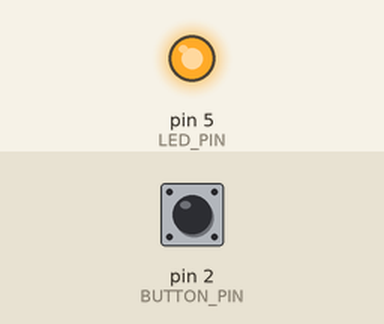
This sketch was run on a simulated Arduino Uno, built with avr-gcc and run on an emulated ATmega328P. Shown: output pins drawn as LEDs (lit = HIGH). Inputs (shaded band) come from the test bench; at power-on: pin 2 (BUTTON_PIN) HIGH. EEPROM starts erased; no radio packets arrive unless stated; what the sketch prints to the serial monitor is not drawn.

Above: at 0.1 s.
At 1.4 s:
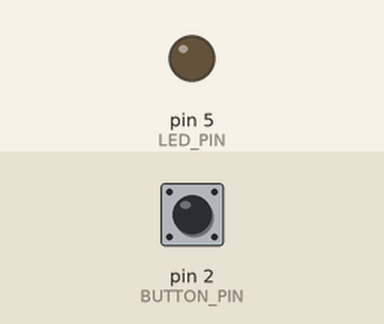
Timing chart, 0 to 2.9 s (numbered marks = the images above):
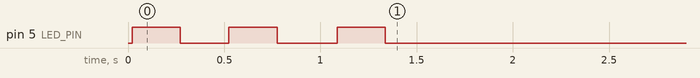

The sketch:

Node.ino
```cpp
/*
 * NODE_TYPE_ADDR = 0
 * NODE_ID_ADDR = 1
 */
#include <SPI.h>
#include <LoRa.h>
#include <Timer.h>
#include "ACS712.h"
#include <math.h>
#include <EEPROM.h>

#define SSR_PIN     4
#define BUTTON_PIN  2
#define LED_PIN     5
#define NODE_TYPE_ADDR 0
#define NODE_ID_ADDR 1
#define NODE_TYPE 0       /*0 :智慧插座*/ /* 4個modes * 64種types*/
int NODE_ID=-1;        /*預設255個裝置|兩層保護*/
bool NODE_status=true;  /*預設為開*/
volatile bool BUTTON_flag;  // 目前狀態

/*Sersor/Timer------------------------------------------------------------*/
#define CURRENT_PIN A0
#define VOLTAGE_PIN A1
#define SENSOR_RATE 60000  /*1 minutes*/
#define SENSOR_MIN 10     /*send data every time slat*/
ACS712 SENSOR_CURRENT(ACS712_20A, CURRENT_PIN);   /*電流感測器輸出腳位為 A0*/
Timer   SENSOR_TIMER;       /*每 1 min sensor一次 | 每 10min 傳一次*/
long int SENSOR_count;  /*sensor 次數*/
double  SENSOR_power;   /*Watt 總計*/
/*------------------------------------------------------------*/

/*LoRa------------------------------------------------------------*/
#define LORA_SS_PIN    10
#define LORA_RESET_PIN  9
#define LORA_RESET_PIN  8
#define LORA_DIO0_PIN   7
#define LORA_F         920E6
#define LORA_SF        12
#define LORA_BW        125
#define LORA_SW        0x12

int LS_NodeInt = 0;
int LS_NodeRem =0;

int LR_NodeType = 0;
int LR_NodeID = 0;
int LR_NodeStatus = 0;
/*------------------------------------------------------------*/

void setup() {
    Serial.begin(9600);
    while (!Serial);

    LoRa_Setup();
    BUTTON_Setup();
    pinMode(SSR_PIN,OUTPUT);
    digitalWrite(SSR_PIN, LOW);  /*預設為關閉*/
    pinMode(LED_PIN,OUTPUT);
    digitalWrite(LED_PIN, LOW);  /*預設為關閉*/

    SENSOR_CURRENT.calibrate(); /*Ensure that no current flows through the sensor at this moment*/

    SENSOR_TIMER.every(SENSOR_RATE,SNESOR_Data);
    ID_Reset();
    Serial.println("Setup Done!");
}

void loop() {


}

/*
 * get the average data each minute, then send the average data each ten minutes
 */
void SNESOR_Data(){
  static int sensor_time=0;
  static double sensor_power=0;
  sensor_time++;
  sensor_power+=SENSOR_power/SENSOR_count;
  if(sensor_time==SENSOR_MIN){
    LS_NodeInt=sensor_power/sensor_time;
    LS_NodeRem=(sensor_power/sensor_time-LS_NodeInt)*100; /*取小數點後兩位*/
    LoRa_Send(0); /*0: send sensor data*/
    sensor_time=0;
    sensor_power=0;}
}

int GET_Voltage(){
    int sensor_Value = analogRead(VOLTAGE_PIN);
    int output_Value = map(sensor_Value, 0, 1023, 0, 255);
    return output_Value;
}
```

Button.ino
```cpp
/*
 * Button_setup()
 * ID_RESET()
 * Button_ISR()
 * Button_Press(
 */

void BUTTON_Setup(){
    attachInterrupt(0,Button_ISR,FALLING); // 0_Pin2, 下緣觸發
    pinMode(BUTTON_PIN,INPUT_PULLUP);
    BUTTON_flag=false;
}

void ID_Reset(){  /* ID清為-1，向Gateway重要新的ID 和 Gateway's MAC*/
    LED_Blink();
    switch(NODE_ID){
        case -1:{
            Serial.println("ID = -1 | Thanks for using Smaer-Keeper for the first time!");
            break;}
        case 0:{  /*正常不會出現*/
            Serial.println("ID = 0 | ERROR : invalid ID\nPlease request Gateway for a valid ID!");
            break;}
        default:{
            Serial.println(String("ID = ")+NODE_ID+" | Button trigger ID_Reset()");
            break;}
    }
    EEPROM.write(NODE_ID_ADDR, 0);
    Serial.println(String("ID ")+EEPROM.read(NODE_ID_ADDR));
    LED_Blink();
    LoRa_Send(2);
    LED_Blink();

}

#define LED_FREQ 250
void LED_Blink(){
    digitalWrite(LED_PIN,HIGH);
    delay(LED_FREQ);
    digitalWrite(LED_PIN,LOW);
    delay(LED_FREQ);
}

void Button_ISR(){  /*中斷副程式不能有delay*/
    BUTTON_flag=true;
}

#define BUTTON_CHECK_TIME 500
void BUTTON_Press(){
      unsigned long start=millis();
      Serial.println(String("XD"));
      while(!digitalRead(BUTTON_PIN)){
          if(millis()-start>=BUTTON_CHECK_TIME){
              ID_Reset();}}
      if(millis()-start<BUTTON_CHECK_TIME)
          Serial.println(String("CHANGE!"));
      BUTTON_flag=false;
}
```

LoRA.ino
```cpp
/*
 * LoRa_setup()
 * LoRa_Recv()
 * LoRa_Send(int mode)
 */
void LoRa_Setup(){
    Serial.println("LoRa Sender");
    LoRa.setPins(LORA_SS_PIN,LORA_RESET_PIN,LORA_RESET_PIN);
    LoRa.setFrequency(LORA_F);
    LoRa.setSpreadingFactor(LORA_SF);
    LoRa.setSignalBandwidth(LORA_BW);
    LoRa.setSyncWord(LORA_SW);
    if (!LoRa.begin(LORA_F)) {
        Serial.println("Starting LoRa failed!");
        while (1);}
}

/*
 * mode
 * 0: node 開關 status
 * 1: node 註冊
 * default: error msg
 */
int LoRa_Recv(){
    Serial.print("Recving packet: ");
    if(LoRa.available()){
        LR_NodeType=LoRa.read();
        if((LR_NodeType & 0x3F)!=NODE_TYPE){
            Serial.println(String("LR_NodeType = ")+LR_NodeType+" no match to NODE_TYPE = "+NODE_TYPE);
            return;}
        int mode=(unsigned int)(LR_NodeType & 0xC0)>>6;
        Serial.println(String("LR_NodeType = ")+NODE_TYPE+" matched!");

        LR_NodeID=LoRa.read();
        if(LR_NodeID!=NODE_ID){
            Serial.println(String("LR_NodeID = ")+LR_NodeID+" no match to NODE_ID = "+NODE_ID);
            return;}
        Serial.println(String("LR_NodeID = ")+LR_NodeID+" matched!");

        switch(mode){
            case 0:{  /*開關*/
                LR_NodeStatus=LoRa.read();
                break;}
            case 1:{  /*註冊*/
                LR_NodeID=LoRa.read();
                break;}
            default:{ /*ERROR*/
                Serial.println(String("ERROR LoRa_Recv() mode=")+mode);
                break;}
        }
    }
}

/*
 * Send msg to gateway through LoRa
 * mode
 * 0: sensor data
 * 1: node 開關 status
 * 2: node 註冊
 * default: error msg
 */
void LoRa_Send(int mode){
    Serial.println(String("mode=")+mode+" : node 註冊\nSending packet: ");
    switch(mode){
        case 0:{  /* periodic */
            Serial.println(String("NODE_TYPE : ")+NODE_TYPE+"/NODE_ID : "+NODE_ID+"/LS_NodeRem : "+LS_NodeRem+"/LS_NodeInt : "+LS_NodeInt);
            LoRa.beginPacket();
            LoRa.write(NODE_TYPE|(mode<<6));
            LoRa.write(NODE_ID);
            LoRa.write(LS_NodeRem);
            while(LS_NodeInt!=0){
                LoRa.write(LS_NodeInt%256);
                LS_NodeInt/=256;}
            LoRa.endPacket();}
            break;
        case 1:{   /* Button_Press() */
            Serial.println(String("NODE_TYPE : ")+NODE_TYPE+"/NODE_ID : "+NODE_ID+"/NODE_status : "+NODE_status);
            LoRa.beginPacket();
            LoRa.write(NODE_TYPE|(mode<<6));
            LoRa.write(NODE_ID);
            LoRa.write(NODE_status);
            LoRa.endPacket();}
            break;
        case 2:{  /* ID_reset() */
            Serial.println(String("NODE_TYPE : ")+NODE_TYPE+"/NODE_ID : "+NODE_ID);
            LoRa.beginPacket();
            LoRa.write(NODE_TYPE|(mode<<6));
            LoRa.write(NODE_ID);
            LoRa.endPacket();}
            break;
        default:  /*ERROR*/
            Serial.println("Error LoRA_Send() mode");
            break;
    }
}
```
